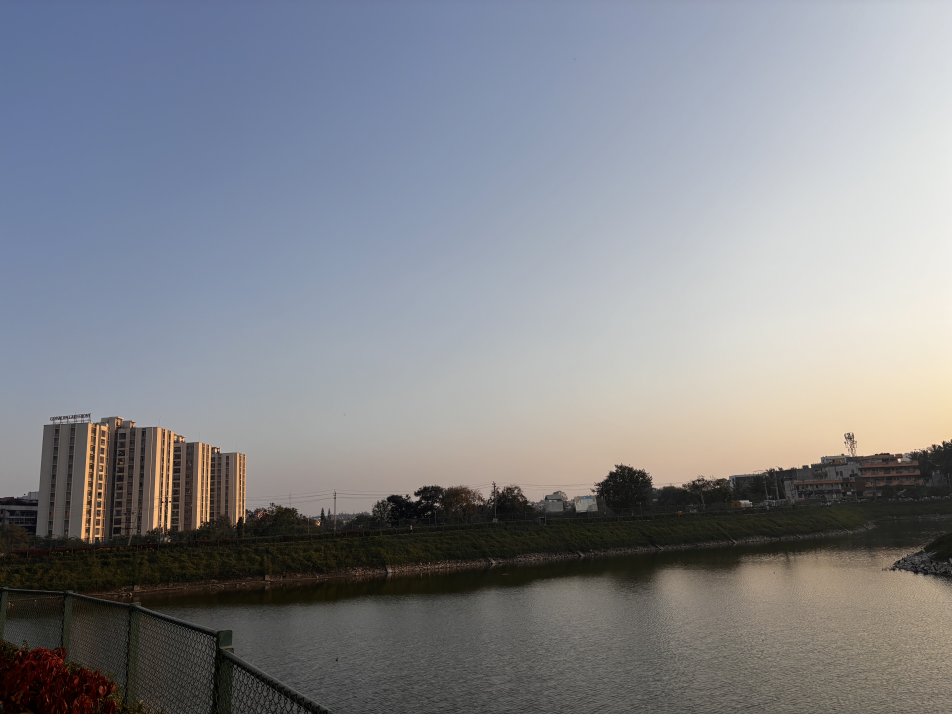
#> input picture images/IMG_3135.jpeg, 5712 x 4284 px, given in place of IMG_3134.jpeg, which was not available (shown at 1/6 size)
$ python panorama.py
#> lines starting #> are read from the running program, lines starting #| are printed output that depends on the picture; pictures that were not available may be replaced by others from this repository, and a replacement may not be noted
import cv2
import numpy as np
import matplotlib.pyplot as plt


#function to stitch two images into a panorama
def create_panorama(img1, img2):
    gray1 = cv2.cvtColor(img1, cv2.COLOR_BGR2GRAY)
    gray2 = cv2.cvtColor(img2, cv2.COLOR_BGR2GRAY)

    sift = cv2.SIFT_create()

    keypoints1, descriptors1 = sift.detectAndCompute(gray1, None)
    keypoints2, descriptors2 = sift.detectAndCompute(gray2, None)

    # Use FLANN-based matcher
    FLANN_INDEX_KDTREE = 1
    index_params = dict(algorithm=FLANN_INDEX_KDTREE, trees=5)
    search_params = dict(checks=50)
    flann = cv2.FlannBasedMatcher(index_params, search_params)
    matches = flann.knnMatch(descriptors1, descriptors2, k=2)

    # match
    good_matches = []
    for m, n in matches:
        if m.distance < 0.7 * n.distance:
            good_matches.append(m)

    # Compute homography if enough matches are found
    if len(good_matches) > 10:
        src_pts = np.float32([keypoints1[m.queryIdx].pt for m in good_matches]).reshape(-1, 1, 2)
        dst_pts = np.float32([keypoints2[m.trainIdx].pt for m in good_matches]).reshape(-1, 1, 2)
        H, _ = cv2.findHomography(src_pts, dst_pts, cv2.RANSAC, 5.0)

    #wrap
        height, width, channels = img2.shape
        result = cv2.warpPerspective(img1, H, (img1.shape[1] + img2.shape[1], img1.shape[0]))
        result[0:img2.shape[0], 0:img2.shape[1]] = img2

        return result
    else:
        print("Not enough matches are found - {}/{}".format(len(good_matches), 10))
        return None


img1 = cv2.imread('images/IMG_3134.jpeg')  # Replace with your image paths
#> img1 is the input picture: shape (4284, 5712, 3); mean B, G, R 139.8, 134.3, 132.2
img2 = cv2.imread('images/IMG_3135.jpeg')
img3 = cv2.imread('images/IMG_3136.jpeg')
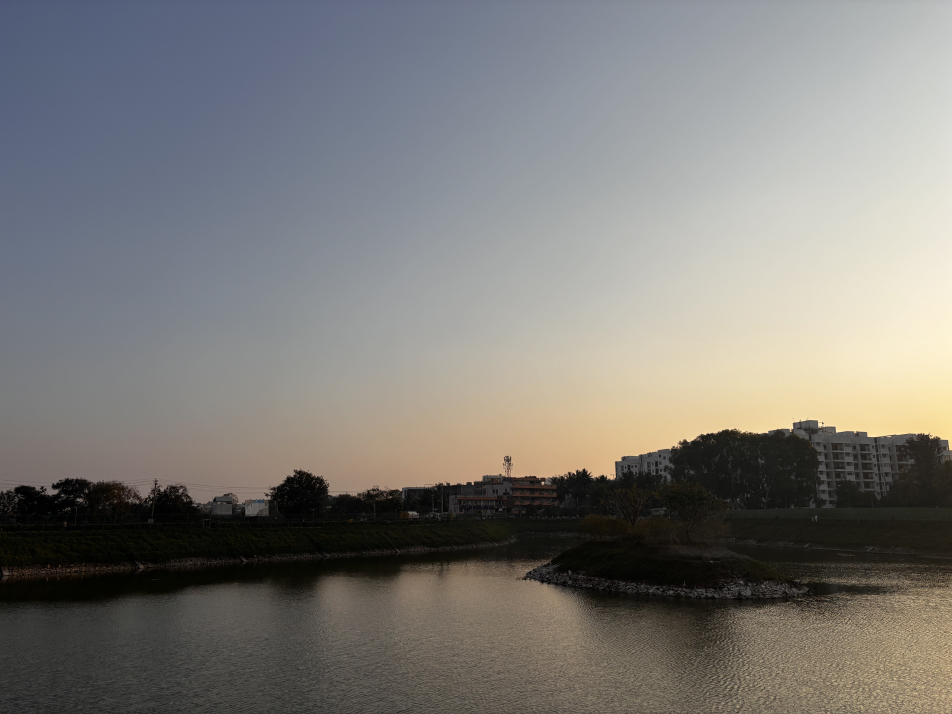
#> input picture images/IMG_3136.jpeg, 5712 x 4284 px (shown at 1/6 size)
#> img3 is the input picture: shape (4284, 5712, 3); mean B, G, R 120.1, 123.3, 125


#reduce sizes
img1 = cv2.resize(img1, (0, 0), fx = 0.5, fy = 0.5)
#> img1: shape (2142, 2856, 3)
img2 = cv2.resize(img2, (0, 0), fx = 0.5, fy = 0.5)
img3 = cv2.resize(img3, (0, 0), fx = 0.5, fy = 0.5)
#> img3: shape (2142, 2856, 3)


# Stitch the first two images
panorama = create_panorama(img3, img2)
#> in create_panorama, `gray1 = cv2.cvtColor(img1, cv2.COLOR_BGR2GRAY)`:
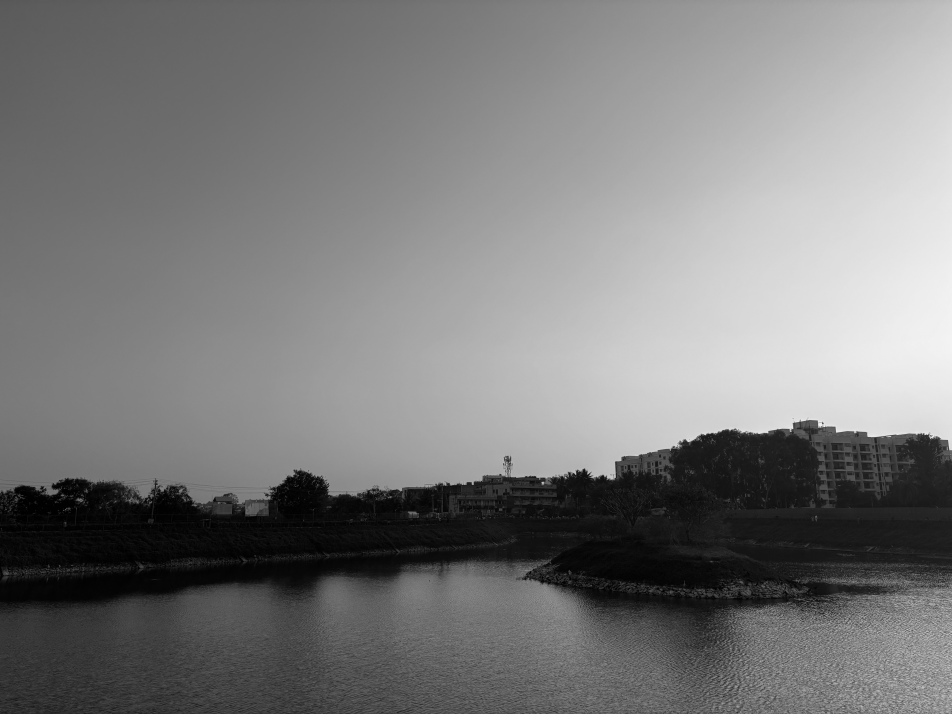
#> gray1: shape (2142, 2856) (shown at 1/3 size); min 0, max 249, mean 123.6
#> in create_panorama, `gray2 = cv2.cvtColor(img2, cv2.COLOR_BGR2GRAY)`:
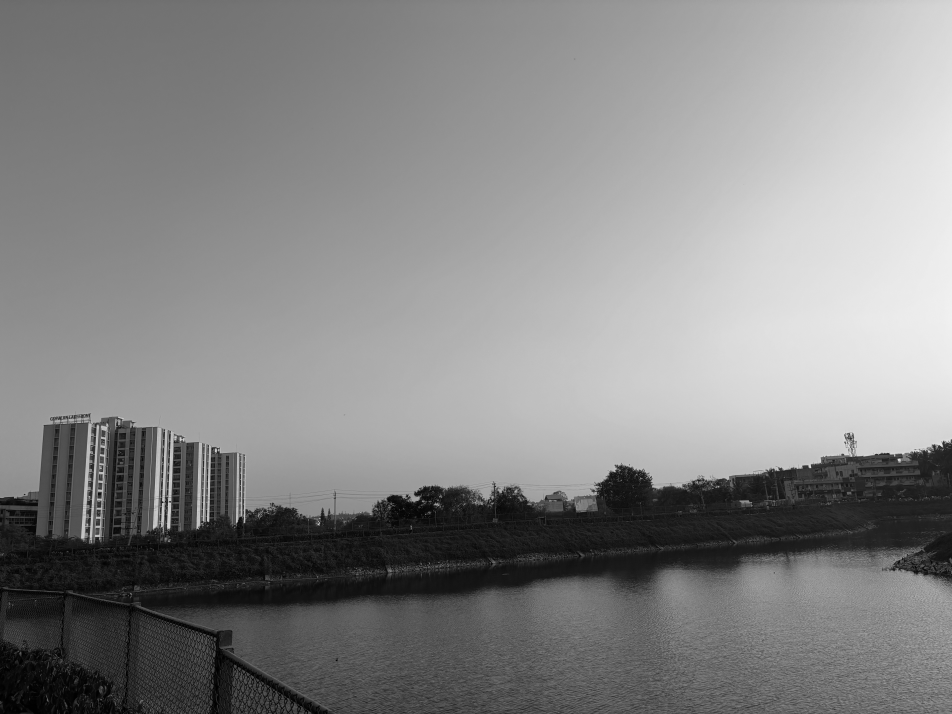
#> gray2: shape (2142, 2856) (shown at 1/3 size); min 0, max 242, mean 134.5
#> in create_panorama, `keypoints1, descriptors1 = sift.detectAndCompute(gray1, None)`: keypoints1 = 9771 keypoints; strongest (x, y, size): (2468, 1270, 3.3), (1628, 1448, 5.1), (1696, 1433, 3.4), (2011, 1350, 2.2)
#> in create_panorama, `keypoints2, descriptors2 = sift.detectAndCompute(gray2, None)`: keypoints2 = 12372 keypoints; strongest (x, y, size): (510, 1505, 3.1), (2698, 1380, 6.4), (546, 1315, 2.3), (959, 1568, 1.9)
#> in create_panorama, `matches = flann.knnMatch(descriptors1, descriptors2, k=2)`: matches = 9771 matches
#> after the loop in create_panorama, `for m, n in matches:`: good_matches = 759 matches
#> in create_panorama, `src_pts = np.float32([keypoints1[m.queryIdx].pt for m in good_matches]..`: src_pts = 759 rows, first 8: [9.72, 1727], [13.29, 1495.8], [14.98, 1734.5], [16.94, 1487.8], [18.38, 1482.1], [20.73, 1731.3], [21.59, 1722.4], [25.33, 1707]
#> in create_panorama, `dst_pts = np.float32([keypoints2[m.trainIdx].pt for m in good_matches]..`: dst_pts = 759 rows, first 8: [1164.1, 1718.5], [1141.5, 1521.5], [1169, 1724.4], [1143.5, 1514.5], [1144.8, 1509.4], [1172.7, 1721.5], [1172.4, 1714.4], [1174, 1701.4]
#> in create_panorama, `H, _ = cv2.findHomography(src_pts, dst_pts, cv2.RANSAC, 5.0)`: H = [[0.518, 0.205, 876.6], [-0.311, 0.897, 238.5], [-0.000179, 2.74e-05, 1]]
#> in create_panorama, `result = cv2.warpPerspective(img1, H, (img1.shape[1] + img2.shape[1], ..`:
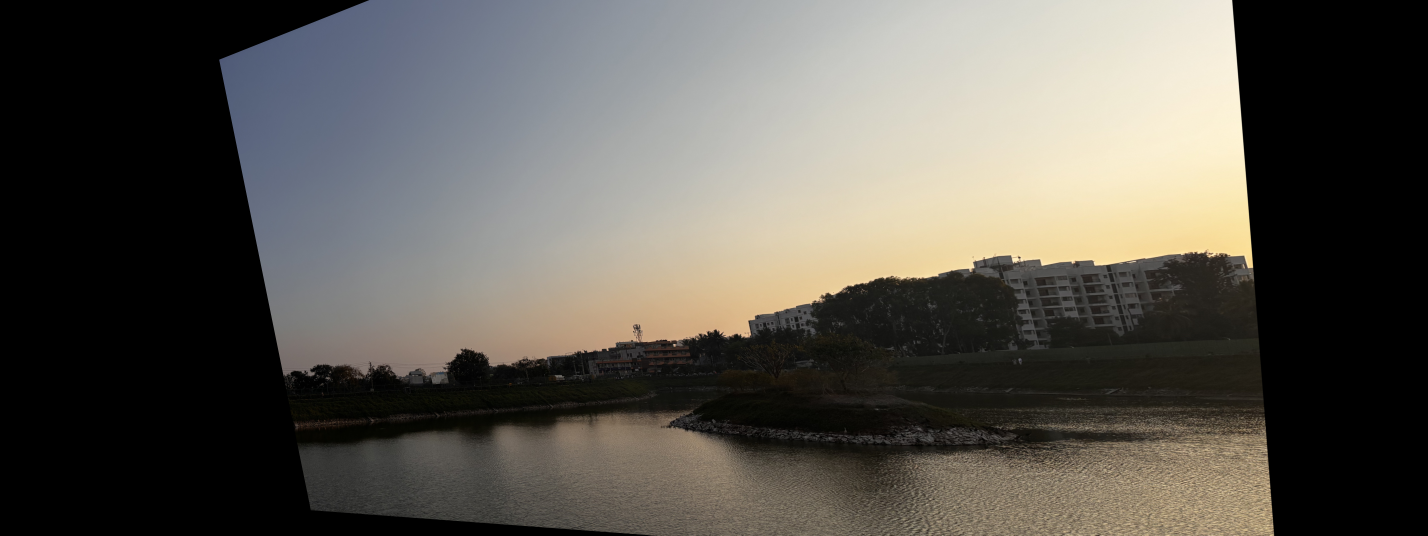
#> result: shape (2142, 5712, 3) (shown at 1/4 size); mean B, G, R 81.9, 88.3, 91.4
#> in create_panorama, `result[0:img2.shape[0], 0:img2.shape[1]] = img2`:
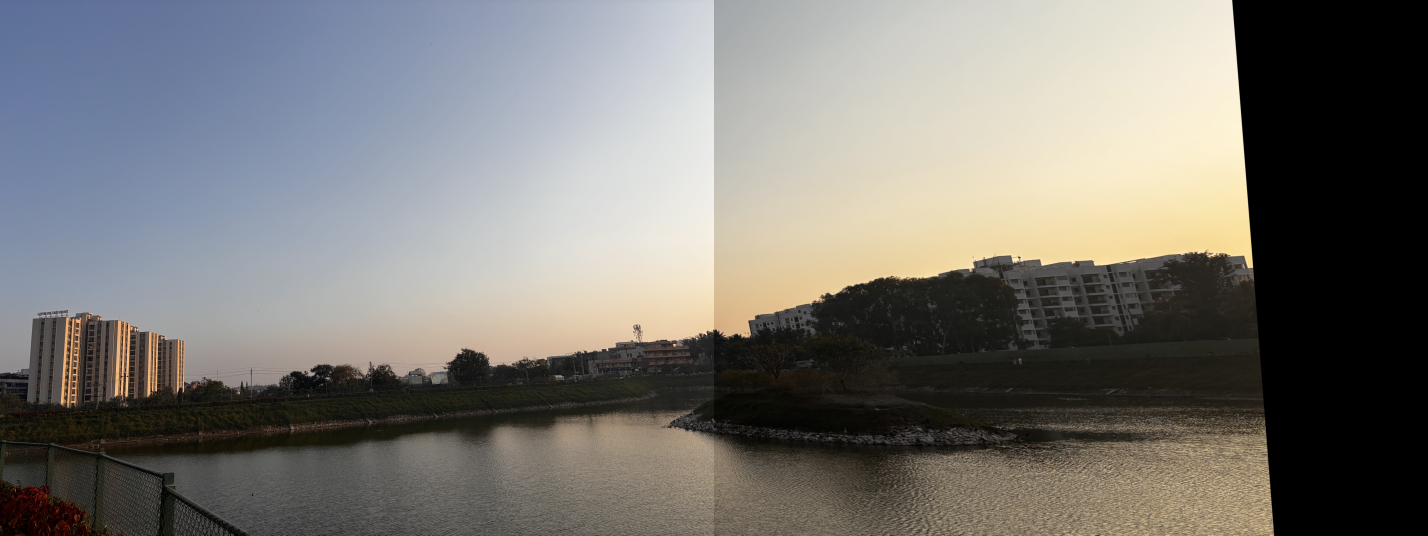
#> result: shape (2142, 5712, 3) (shown at 1/4 size); mean B, G, R 116.3, 120, 121.8

#panaroma of this aand third image
if panorama is not None:
    final_panorama = create_panorama(panorama, img1)
#> in create_panorama (call 2), `gray1 = cv2.cvtColor(img1, cv2.COLOR_BGR2GRAY)`:
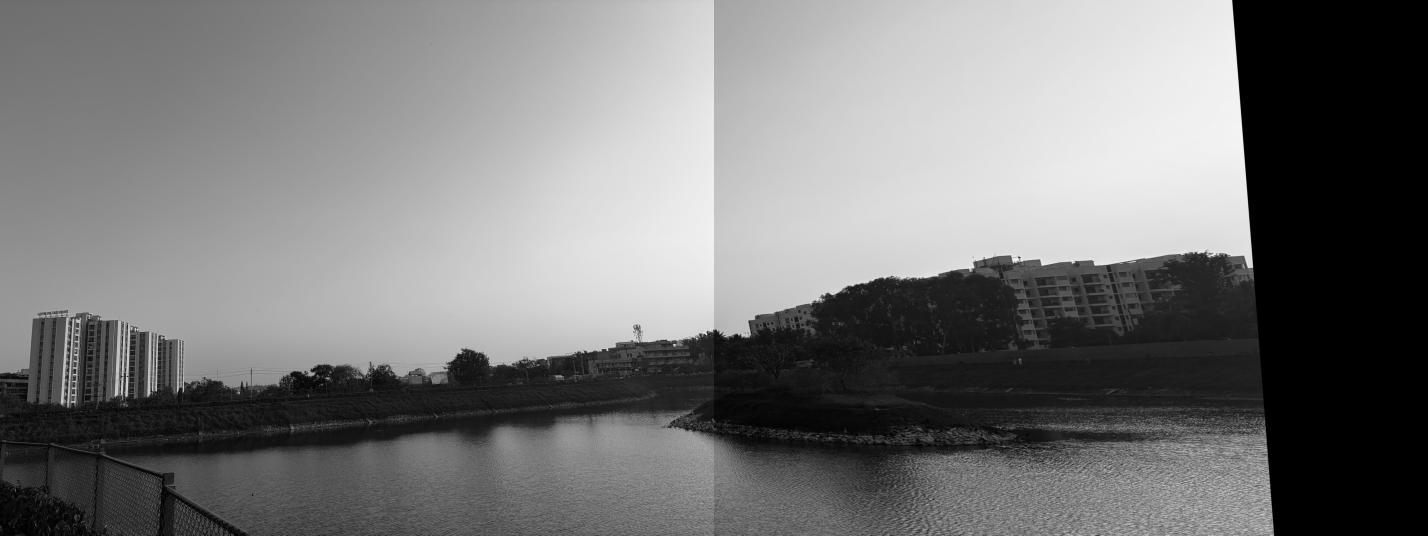
#> gray1: shape (2142, 5712) (shown at 1/4 size); min 0, max 246, mean 120.2
#> (the run stopped early here; a loop or call above may not have finished)
